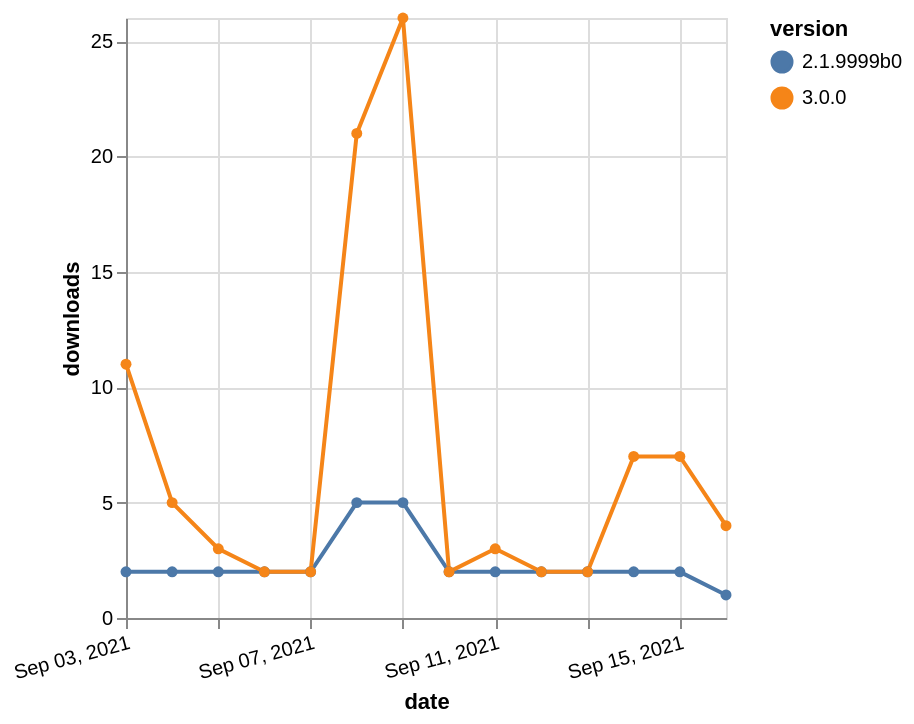

Describe this chart as a Vega-Lite specification.
### Vega-Lite specification from a JSON file in a GitHub repository (floating-point values rounded to 4 significant figures)
{"$schema": "https://vega.github.io/schema/vega-lite/v5.json", "description": "A simple bar chart with embedded data.", "data": {"values": [{"date": "2021-09-03", "total": 2235, "delta": 2, "version": "2.1.9999b0"}, {"date": "2021-09-04", "total": 2237, "delta": 2, "version": "2.1.9999b0"}, {"date": "2021-09-05", "total": 2239, "delta": 2, "version": "2.1.9999b0"}, {"date": "2021-09-06", "total": 2241, "delta": 2, "version": "2.1.9999b0"}, {"date": "2021-09-07", "total": 2243, "delta": 2, "version": "2.1.9999b0"}, {"date": "2021-09-08", "total": 2248, "delta": 5, "version": "2.1.9999b0"}, {"date": "2021-09-09", "total": 2253, "delta": 5, "version": "2.1.9999b0"}, {"date": "2021-09-10", "total": 2255, "delta": 2, "version": "2.1.9999b0"}, {"date": "2021-09-11", "total": 2257, "delta": 2, "version": "2.1.9999b0"}, {"date": "2021-09-12", "total": 2259, "delta": 2, "version": "2.1.9999b0"}, {"date": "2021-09-13", "total": 2261, "delta": 2, "version": "2.1.9999b0"}, {"date": "2021-09-14", "total": 2263, "delta": 2, "version": "2.1.9999b0"}, {"date": "2021-09-15", "total": 2265, "delta": 2, "version": "2.1.9999b0"}, {"date": "2021-09-16", "total": 2266, "delta": 1, "version": "2.1.9999b0"}, {"date": "2021-09-03", "total": 3262, "delta": 11, "version": "3.0.0"}, {"date": "2021-09-04", "total": 3267, "delta": 5, "version": "3.0.0"}, {"date": "2021-09-05", "total": 3270, "delta": 3, "version": "3.0.0"}, {"date": "2021-09-06", "total": 3272, "delta": 2, "version": "3.0.0"}, {"date": "2021-09-07", "total": 3274, "delta": 2, "version": "3.0.0"}, {"date": "2021-09-08", "total": 3295, "delta": 21, "version": "3.0.0"}, {"date": "2021-09-09", "total": 3321, "delta": 26, "version": "3.0.0"}, {"date": "2021-09-10", "total": 3323, "delta": 2, "version": "3.0.0"}, {"date": "2021-09-11", "total": 3326, "delta": 3, "version": "3.0.0"}, {"date": "2021-09-12", "total": 3328, "delta": 2, "version": "3.0.0"}, {"date": "2021-09-13", "total": 3330, "delta": 2, "version": "3.0.0"}, {"date": "2021-09-14", "total": 3337, "delta": 7, "version": "3.0.0"}, {"date": "2021-09-15", "total": 3344, "delta": 7, "version": "3.0.0"}, {"date": "2021-09-16", "total": 3348, "delta": 4, "version": "3.0.0"}]}, "width": "container", "mark": {"type": "line", "point": {"filled": true}}, "encoding": {"x": {"field": "date", "type": "temporal", "timeUnit": "yearmonthdate", "title": "date", "axis": {"labelAngle": -15}}, "y": {"field": "delta", "type": "quantitative", "title": "downloads"}, "color": {"field": "version", "type": "nominal"}, "tooltip": {"field": "delta"}}}
